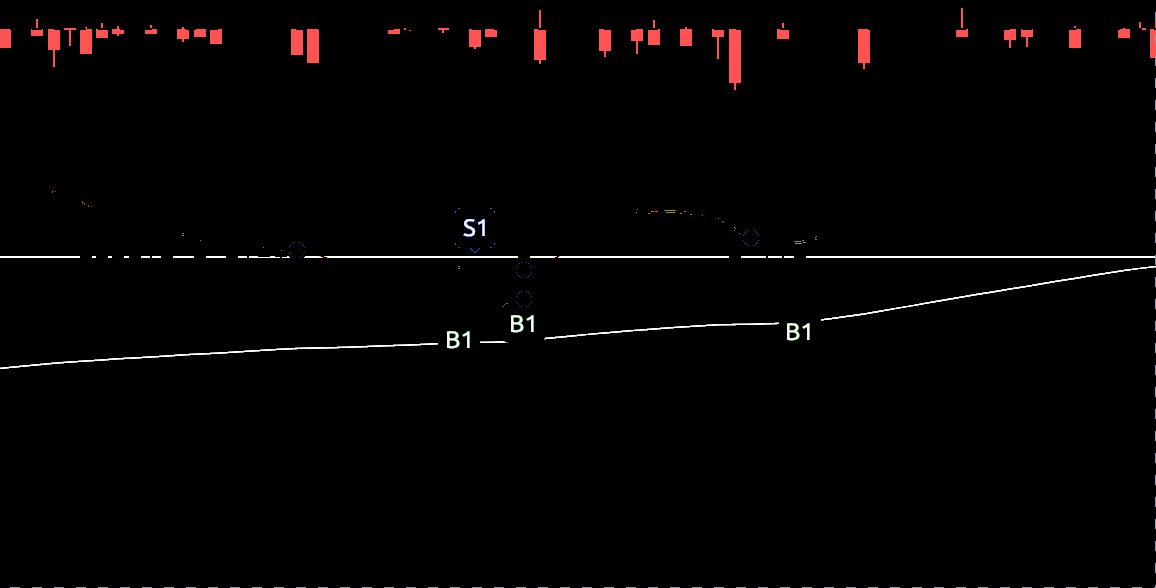
#> input picture demos/filtro_ej4.png, 1156 x 588 px
$ python OCRb1.py
#> lines starting #> are read from the running program, lines starting #| are printed output that depends on the picture
import cv2
import pytesseract
import numpy as np

# Ruta a la imagen que subiste
# ruta_imagen = './demos/ejemplo2.png'
ruta_imagen = './demos/filtro_ej4.png'

# Leer la imagen
imagen = cv2.imread(ruta_imagen)
#> imagen is the input picture: shape (588, 1156, 3); mean B, G, R 2.7, 2.7, 4.2

# Convertir la imagen a escala de grises
imagen_gris = cv2.cvtColor(imagen, cv2.COLOR_BGR2GRAY)

# Coordenadas para recortar las áreas de S1 y B1
# Puedes seguir ajustando estas coordenadas si es necesario
recorte_s1 = imagen_gris[210:245, 450:490]  # Ajustar según ubicación de S1
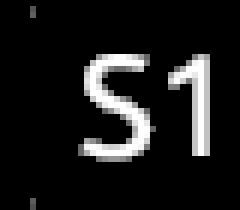
#> recorte_s1: shape (35, 40) (shown 6 times larger); min 0, max 255, mean 27.1
recorte_b1 = imagen_gris[300:340, 500:540]  # Ajustar según ubicación de B1
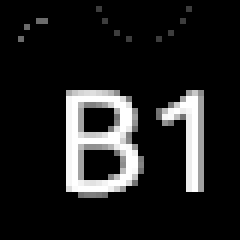
#> recorte_b1: shape (40, 40) (shown 6 times larger); min 0, max 255, mean 30.1

# Aumentar el tamaño de los recortes para mejorar el OCR
recorte_s1 = cv2.resize(recorte_s1, None, fx=3, fy=3, interpolation=cv2.INTER_CUBIC)
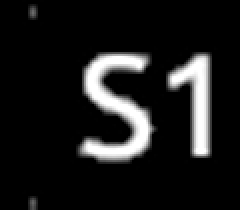
#> recorte_s1: shape (105, 120) (shown 2 times larger); min 0, max 255, mean 27.7
recorte_b1 = cv2.resize(recorte_b1, None, fx=3, fy=3, interpolation=cv2.INTER_CUBIC)
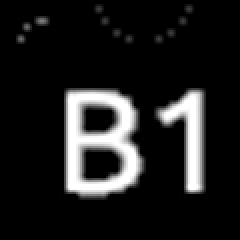
#> recorte_b1: shape (120, 120) (shown 2 times larger); min 0, max 255, mean 30.6

# Aplicar filtro de suavizado para reducir el ruido
recorte_s1 = cv2.GaussianBlur(recorte_s1, (3, 3), 0)
recorte_b1 = cv2.GaussianBlur(recorte_b1, (3, 3), 0)

# Aumentar el contraste con ecualización de histograma
recorte_s1 = cv2.equalizeHist(recorte_s1)
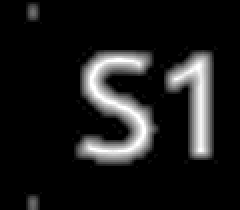
#> recorte_s1: shape (105, 120) (shown 2 times larger); min 0, max 255, mean 27.9
recorte_b1 = cv2.equalizeHist(recorte_b1)
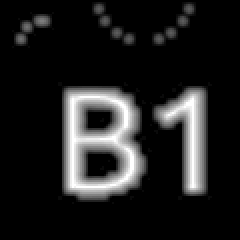
#> recorte_b1: shape (120, 120) (shown 2 times larger); min 0, max 255, mean 31.7

# Aplicar OCR en los recortes
custom_config = r'--oem 3 --psm 6 -c tessedit_char_whitelist=ABCDEFGHIJKLMNOPQRSTUVWXYZ0123456789'
#> (the run stopped early here; a loop or call above may not have finished)
